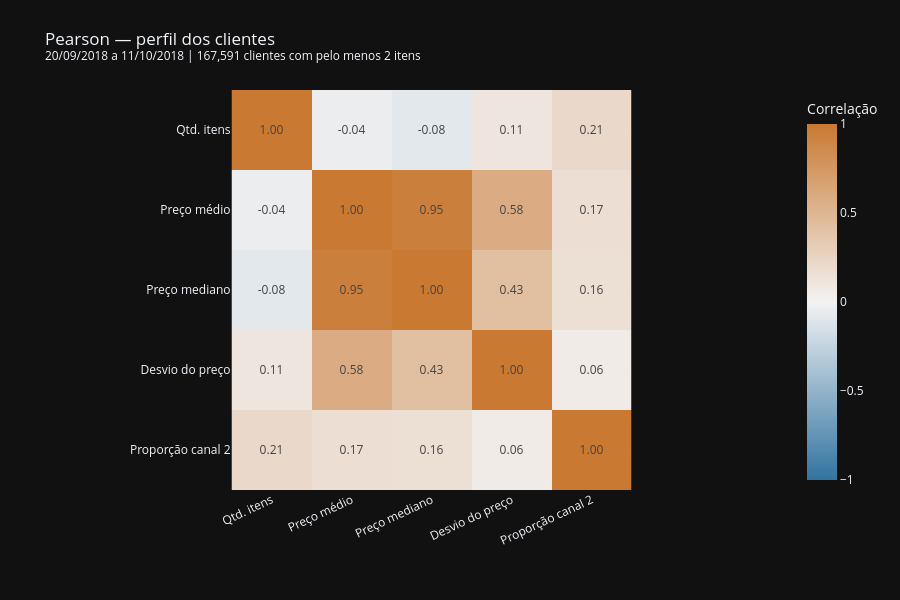
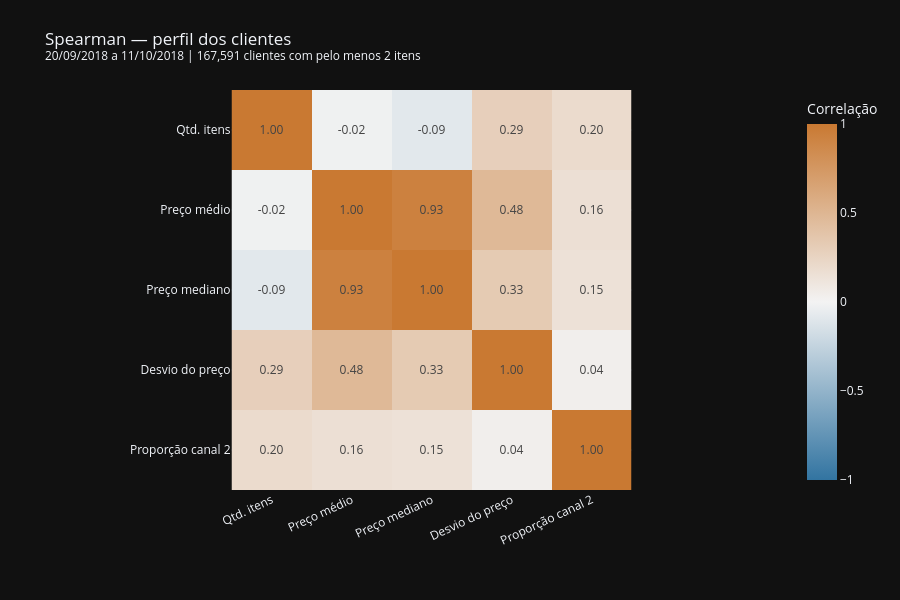

Source (notebook cell) for these figures, in order:
### Code cell
colunas_correlacao = [
      'qtd_itens'
    , 'preco_medio'
    , 'preco_mediano'
    , 'desvio_preco'
    , 'proporcao_canal_2'
]

corr_clientes_pearson = perfil_correlacao[colunas_correlacao].corr(method='pearson', min_periods=3)
corr_clientes_spearman = perfil_correlacao[colunas_correlacao].corr(method='spearman', min_periods=3)

rotulos = ['Qtd. itens', 'Preço médio', 'Preço mediano', 'Desvio do preço', 'Proporção canal 2']

for metodo, matriz in [('Pearson', corr_clientes_pearson), ('Spearman', corr_clientes_spearman)]:
    fig = px.imshow(
        matriz,
        x=rotulos,
        y=rotulos,
        text_auto='.2f',
        zmin=-1,
        zmax=1,
        color_continuous_scale=['#3274A1', '#F3F3F3', '#C97932'],
        labels={'color': 'Correlação'},
        title=f'{metodo} — perfil dos clientes<br><sup>{periodo} | {len(perfil_correlacao):,} clientes com pelo menos {MIN_ITENS} itens</sup>'
    )
    fig.update_layout(height=600, margin=dict(t=90, b=110))
    fig.update_xaxes(tickangle=-25)
    fig.show()

### Figure 1 — Plotly figure (JSON) as saved in the notebook; plotly's stock layout.template omitted (floating-point values rounded to 4 significant figures)
{"data": [{"coloraxis": "coloraxis", "hovertemplate": "x: %{x}<br>y: %{y}<br>Correlação: %{z}<extra></extra>", "name": "0", "texttemplate": "%{z:.2f}", "type": "heatmap", "x": ["Qtd. itens", "Preço médio", "Preço mediano", "Desvio do preço", "Proporção canal 2"], "xaxis": "x", "y": ["Qtd. itens", "Preço médio", "Preço mediano", "Desvio do preço", "Proporção canal 2"], "yaxis": "y", "z": [[1.0, -0.04333, -0.08332, 0.1095, 0.2115], [-0.04333, 1.0, 0.9471, 0.5807, 0.1731], [-0.08332, 0.9471, 1.0, 0.4252, 0.1614], [0.1095, 0.5807, 0.4252, 1.0, 0.06382], [0.2115, 0.1731, 0.1614, 0.06382, 1.0]]}], "layout": {"coloraxis": {"cmax": 1, "cmin": -1, "colorbar": {"title": {"text": "Correlação"}}, "colorscale": [[0, "#3274A1"], [0.5, "#F3F3F3"], [1, "#C97932"]]}, "height": 600, "margin": {"b": 110, "t": 90}, "title": {"text": "Pearson — perfil dos clientes<br><sup>20/09/2018 a 11/10/2018 | 167,591 clientes com pelo menos 2 itens</sup>"}, "xaxis": {"anchor": "y", "constrain": "domain", "domain": [0, 1], "scaleanchor": "y", "tickangle": -25}, "yaxis": {"anchor": "x", "autorange": "reversed", "constrain": "domain", "domain": [0, 1]}}}

### Figure 2 — Plotly figure (JSON) as saved in the notebook; plotly's stock layout.template omitted (floating-point values rounded to 4 significant figures)
{"data": [{"coloraxis": "coloraxis", "hovertemplate": "x: %{x}<br>y: %{y}<br>Correlação: %{z}<extra></extra>", "name": "0", "texttemplate": "%{z:.2f}", "type": "heatmap", "x": ["Qtd. itens", "Preço médio", "Preço mediano", "Desvio do preço", "Proporção canal 2"], "xaxis": "x", "y": ["Qtd. itens", "Preço médio", "Preço mediano", "Desvio do preço", "Proporção canal 2"], "yaxis": "y", "z": [[1.0, -0.01842, -0.08987, 0.2923, 0.1957], [-0.01842, 1.0, 0.9307, 0.4792, 0.1614], [-0.08987, 0.9307, 1.0, 0.3294, 0.1472], [0.2923, 0.4792, 0.3294, 1.0, 0.03877], [0.1957, 0.1614, 0.1472, 0.03877, 1.0]]}], "layout": {"coloraxis": {"cmax": 1, "cmin": -1, "colorbar": {"title": {"text": "Correlação"}}, "colorscale": [[0, "#3274A1"], [0.5, "#F3F3F3"], [1, "#C97932"]]}, "height": 600, "margin": {"b": 110, "t": 90}, "title": {"text": "Spearman — perfil dos clientes<br><sup>20/09/2018 a 11/10/2018 | 167,591 clientes com pelo menos 2 itens</sup>"}, "xaxis": {"anchor": "y", "constrain": "domain", "domain": [0, 1], "scaleanchor": "y", "tickangle": -25}, "yaxis": {"anchor": "x", "autorange": "reversed", "constrain": "domain", "domain": [0, 1]}}}
